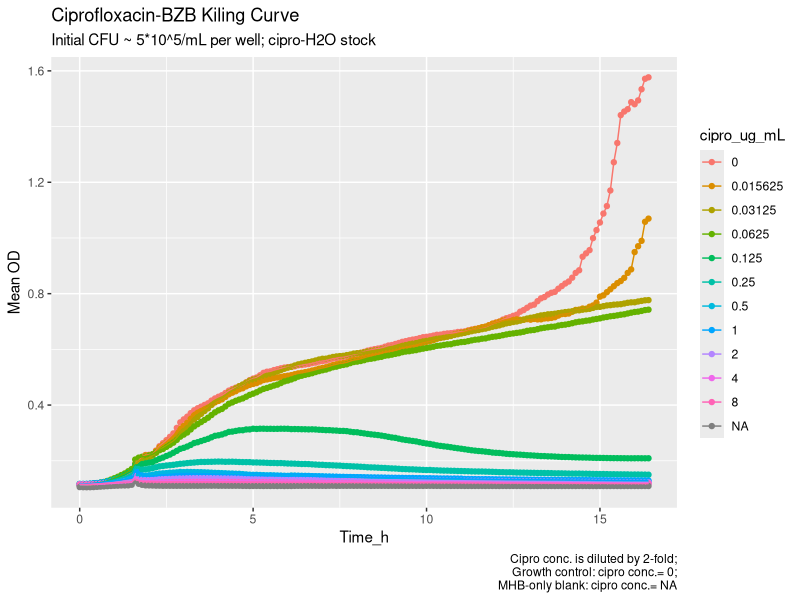
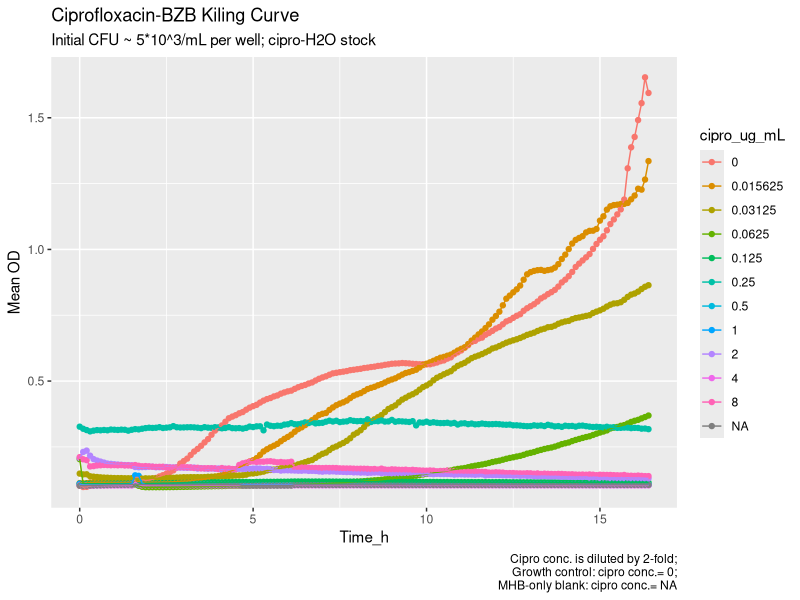
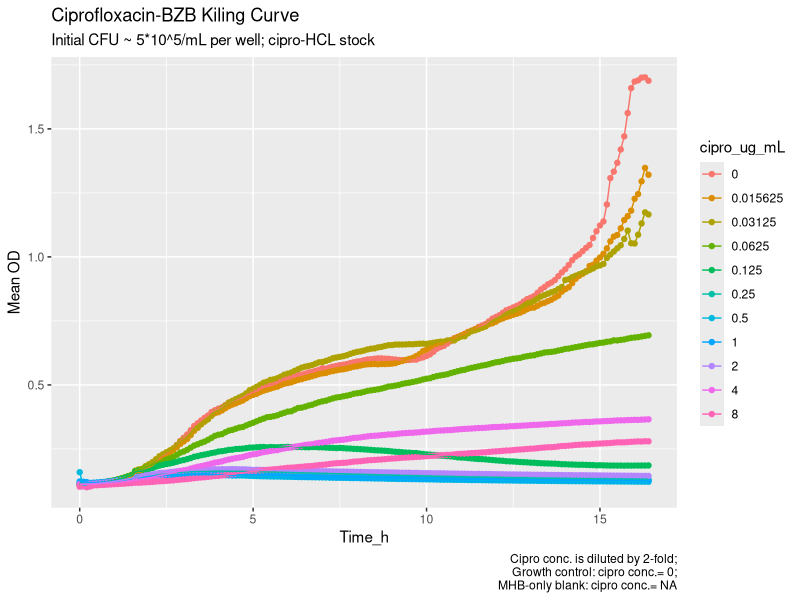
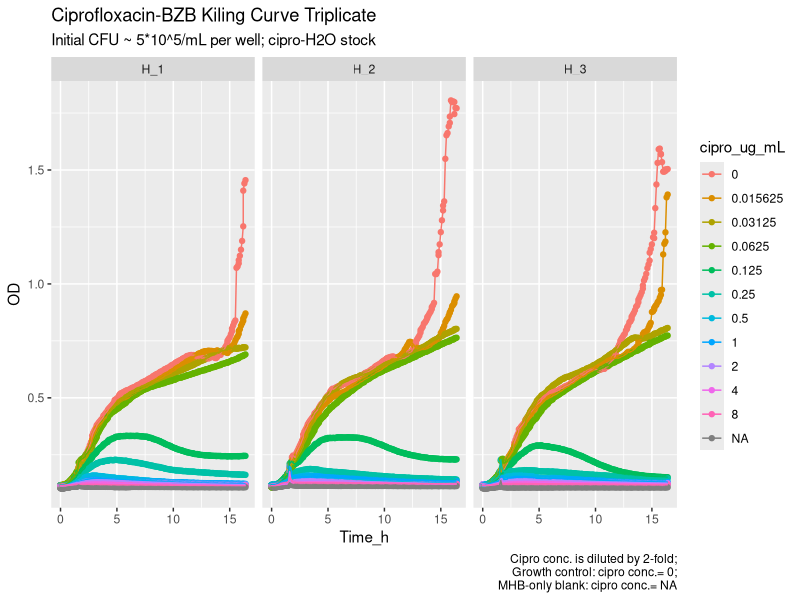
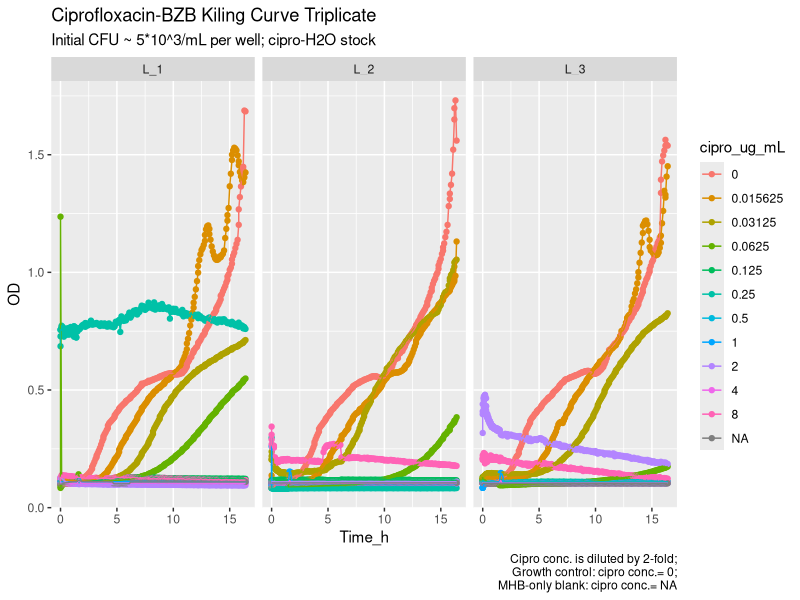
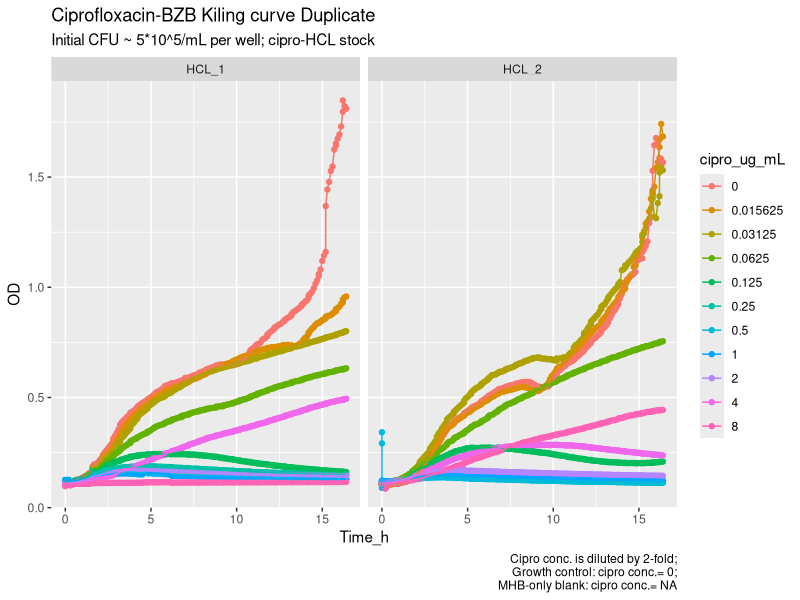
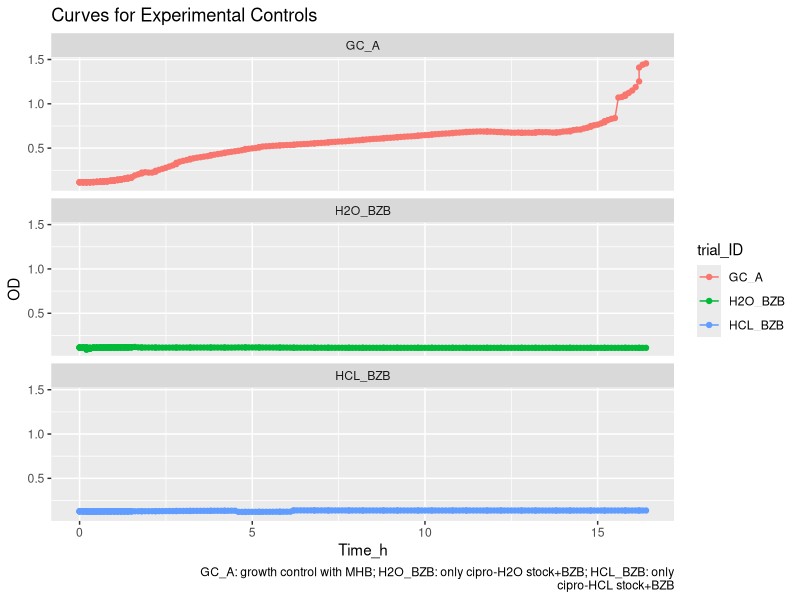
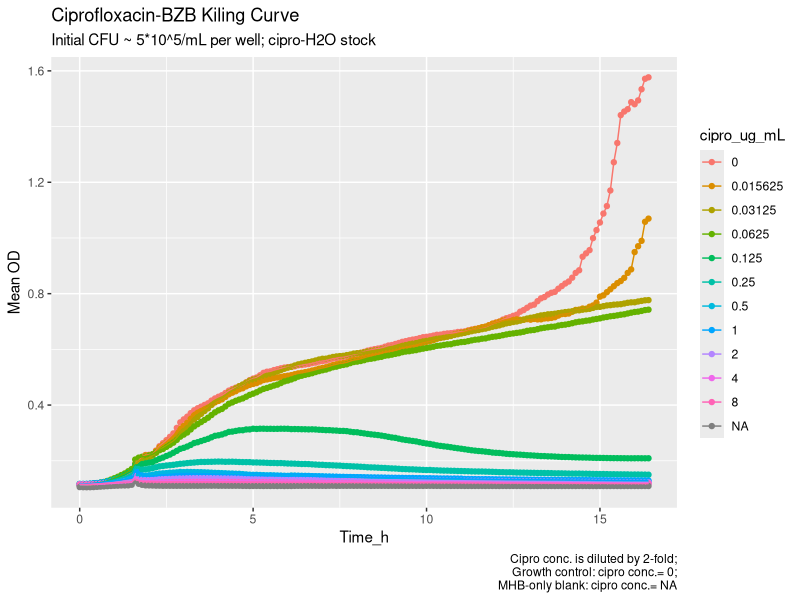

The R source for these figures, in order:
## ---- chunk 1
#make sure you set the folder where your file is saved as the current working directory
#check whether the excel file names are the same and don't change the dataframe name
library(readxl)
library(tidyverse)

#Put in file names
cipro_BZB_1.5h <- read_excel("10.26_Cipro_BZB_testRun.xlsx", sheet="first")
cipro_BZB_15h <- read_excel("10.26_Cipro_BZB_testRun.xlsx", sheet="second")
key_ref <- read_excel("10.26_Cipro_BZB_testRun.xlsx", sheet="keys")
## ---- chunk 2
cipro_BZB_15h$"Cycle Nr." <- as.numeric(cipro_BZB_15h$"Cycle Nr.")

cipro_BZB_1.5h$"Cycle Nr." <- as.numeric(cipro_BZB_1.5h$"Cycle Nr.")
## ---- chunk 3
cipro_BZB_15h$"Cycle Nr." <- cipro_BZB_15h$"Cycle Nr." + 90
## ---- chunk 4
cipro_BZB_15h$"Time [s]" <- cipro_BZB_15h$"Time [s]" + 5400

## ---- chunk 5
combined_df <- bind_rows(cipro_BZB_1.5h, cipro_BZB_15h)
## ---- chunk 6
#preserve both cycle nr. and time
pivoted_OD <- combined_df %>%
  select(-3)%>%
pivot_longer(cols = -c(1,2), names_to = "well_ID", values_to = "OD")
## ---- chunk 7
#change Time [s] to Time [h]
df_clean <- pivoted_OD%>%
  mutate(Time_min=round(`Time [s]`/60,1),
         Time_h=round(Time_min/60,1))%>%
  rename(Cycle=`Cycle Nr.`,
         Time_s=`Time [s]`)%>%
  select(Cycle, Time_h, Time_min, everything())
  
## ---- chunk 8
df_clean<- left_join(df_clean, key_ref[, c("well_ID", "key", "cipro_ug_mL", "trial", "trial_rep", "trial_ID")], by = "well_ID")

df_clean$cipro_ug_mL<-factor(as.numeric(df_clean$cipro_ug_mL))

## ---- chunk 9
df_summarise <- df_clean %>%
  filter(trial != "test") %>%
  group_by(Time_h, trial, cipro_ug_mL) %>%
  summarise(
    min=min(OD, na.rm = TRUE),
    max=max(OD, na.rm = TRUE),
    mean = mean(OD, na.rm = TRUE),
    sd = sd(OD, na.rm = TRUE),
    .groups = "drop") %>%
  mutate(CV = sd/mean)

## ---- chunk 10
BZB_H_curve<- df_summarise |>
  filter(trial == "H") |>
ggplot( 
       aes(x = Time_h, y = mean, color = cipro_ug_mL)) +
  geom_point() +
  geom_line()+
  #geom_errorbar(aes(ymin = min, ymax = max, color = cipro_ug_mL, group =cipro_ug_mL), width = 0.2)+
   labs(title = "Ciprofloxacin-BZB Kiling Curve",
        subtitle = "Initial CFU ~ 5*10^5/mL per well; cipro-H2O stock",
        y="Mean OD",
        caption = str_wrap("Cipro conc. is diluted by 2-fold; Growth control: cipro conc.= 0; MHB-only blank: cipro conc.= NA", width = 35))

BZB_H_curve

#set working directory before saving!
ggsave("./plots_ggsave/Cipro_BZB_testRun_H-H2O_102626.png", plot = BZB_H_curve, width = 7, height = 5, units = "in", dpi = 300)
## ---- chunk 11
BZB_L_curve<- df_summarise |>
  filter(trial == "L") |>
ggplot( 
       aes(x = Time_h, y = mean, color = cipro_ug_mL)) +
  geom_point() +
  geom_line()+
  #geom_errorbar(aes(ymin = min, ymax = max, color = cipro_ug_mL, group =cipro_ug_mL), width = 0.2)+
   labs(title = "Ciprofloxacin-BZB Kiling Curve",
        subtitle = "Initial CFU ~ 5*10^3/mL per well; cipro-H2O stock",
        y="Mean OD",
        caption = str_wrap("Cipro conc. is diluted by 2-fold; Growth control: cipro conc.= 0; MHB-only blank: cipro conc.= NA", width = 35))

BZB_L_curve

ggsave("./plots_ggsave/Cipro_BZB_testRun_L-H2O_102626.png", plot = BZB_L_curve, width = 7, height = 5, units = "in", dpi = 300)
## ---- chunk 12
BZB_HCL_curve<- df_summarise |>
  filter(trial == "HCL") |>
ggplot( 
       aes(x = Time_h, y = mean, color = cipro_ug_mL)) +
  geom_point() +
  geom_line()+
  #geom_errorbar(aes(ymin = min, ymax = max, color = cipro_ug_mL, group =cipro_ug_mL), width = 0.2)+
   labs(title = "Ciprofloxacin-BZB Kiling Curve",
        subtitle = "Initial CFU ~ 5*10^5/mL per well; cipro-HCL stock",
        y="Mean OD",
        caption = str_wrap("Cipro conc. is diluted by 2-fold; Growth control: cipro conc.= 0; MHB-only blank: cipro conc.= NA", width = 35))

BZB_HCL_curve

ggsave("./plots_ggsave/Cipro_BZB_testRun_H-HCL_102626.png", plot = BZB_HCL_curve, width = 7, height = 5, units = "in", dpi = 300)

## ---- chunk 13
BZB_H_reps<- df_clean |>
  filter(trial == "H") |>
ggplot(aes(x = Time_h, y = OD, color = cipro_ug_mL)) +
  geom_point() +
  geom_line()+
  facet_wrap(~trial_rep)+
   labs(title = "Ciprofloxacin-BZB Kiling Curve Triplicate",
        subtitle = "Initial CFU ~ 5*10^5/mL per well; cipro-H2O stock",
        y="OD",
        caption = str_wrap("Cipro conc. is diluted by 2-fold; Growth control: cipro conc.= 0; MHB-only blank: cipro conc.= NA", width = 35))

BZB_H_reps

#set working directory before saving!
ggsave("./plots_ggsave/Cipro_BZB_testRun_H-H2O-reps_102626.png", plot = BZB_H_reps, width = 7, height = 5, units = "in", dpi = 300)
## ---- chunk 14
BZB_L_reps<- df_clean |>
  filter(trial == "L") |>
ggplot(aes(x = Time_h, y = OD, color = cipro_ug_mL)) +
  geom_point() +
  geom_line()+
  facet_wrap(~trial_rep)+
   labs(title = "Ciprofloxacin-BZB Kiling Curve Triplicate",
        subtitle = "Initial CFU ~ 5*10^3/mL per well; cipro-H2O stock",
        y="OD",
        caption = str_wrap("Cipro conc. is diluted by 2-fold; Growth control: cipro conc.= 0; MHB-only blank: cipro conc.= NA", width = 35))

BZB_L_reps

ggsave("./plots_ggsave/Cipro_BZB_testRun_L-H2O-reps_102626.png", plot = BZB_L_reps, width = 7, height = 5, units = "in", dpi = 300)
## ---- chunk 15
BZB_HCL_reps<- df_clean |>
  filter(trial == "HCL") |>
ggplot(aes(x = Time_h, y = OD, color = cipro_ug_mL)) +
  geom_point() +
  geom_line()+
  facet_wrap(~trial_rep)+
   labs(title = "Ciprofloxacin-BZB Kiling curve Duplicate",
        subtitle = "Initial CFU ~ 5*10^5/mL per well; cipro-HCL stock",
        y="OD",
        caption = str_wrap("Cipro conc. is diluted by 2-fold; Growth control: cipro conc.= 0; MHB-only blank: cipro conc.= NA", width = 35))
BZB_HCL_reps

ggsave("./plots_ggsave/Cipro_BZB_testRun_H-HCL-reps_102626.png", plot = BZB_HCL_reps, width = 7, height = 5, units = "in", dpi = 300)
## ---- chunk 16
solvent_controls<- df_clean |>
   filter(trial_ID %in% c("GC_A","HCL_BZB", "H2O_BZB")) |>
ggplot(aes(x = Time_h, y = OD, color = trial_ID)) +
  geom_point() +
  geom_line()+
  facet_wrap(~trial_ID, nrow=3)+
   labs(title = "Curves for Experimental Controls",
        caption = str_wrap("GC_A: growth control with MHB; H2O_BZB: only cipro-H2O stock+BZB; HCL_BZB: only cipro-HCL stock+BZB"),
        y="OD")

solvent_controls

ggsave("./plots_ggsave/Cipro_BZB_testRun_solventControls_102626.png", plot = solvent_controls, units="px",width = 800, height = 650, dpi = 120)
